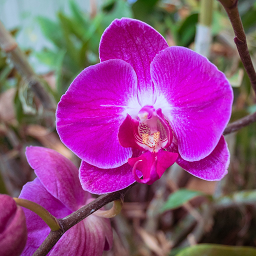
#> input picture Orchid_256.png, 256 x 256 px, found by its file name
$ python image_to_pixel_data.py
#> lines starting #> are read from the running program, lines starting #| are printed output that depends on the picture
#converts an image to pixel data (stop, x, y) text file to then be used in Camera.py
from PIL import Image

#defines exposure stops (0-A) to 8-bit values for quantization
stops = {
    '0': 0,
    '1': 25,
    '2': 51,
    '3': 76,
    '4': 102,
    '5': 127,
    '6': 153,
    '7': 178,
    '8': 204,
    '9': 229,
    'A': 255,
}

stop_values = list(stops.values())
#both of these lists are used as a legend for our nearest_stop function to use
stop_keys = list(stops.keys())

#finds the stop whose 8-bit value is closest
def nearest_stop(value):
    closest_index = min( #return the index of the stop whose value is closest to the pixel value
        range(len(stop_values)),
        key=lambda i: abs(stop_values[i] - value)) #choose the index whose difference is smallest
    return stop_keys[closest_index]

#converts image to pixel data and save to a text file
#each pixel will be stored as a tuple: (stop, x, y)
def image_to_pixel_data(image_path, output_file="pixel_data.txt"):
#> called with image_path = 'Orchid_256.png', output_file = 'pixel_data.txt'
    img = Image.open(image_path).convert('L')  #converts the image imput to greyscale.
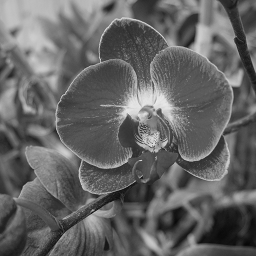
#> img: PIL image 256x256 L; min 7, max 235, mean 100.9
    width, height = img.size
#> width = 256; height = 256
    with open(output_file, "w") as f: #loops through every pixel in the image (left -> right, top -> bottom)
        for y in range(height):
            for x in range(width):
                pixel_value = img.getpixel((x, y)) #get pixel value
                stop = nearest_stop(pixel_value) #quantize pixel value
                f.write(f"{stop} {x} {y}\n") #write to file

    print(f"Pixel data saved to {output_file}.")

#imported image has to match width, height in Camera.py otherwise it will create error.
image_to_pixel_data("Orchid_256.png")
